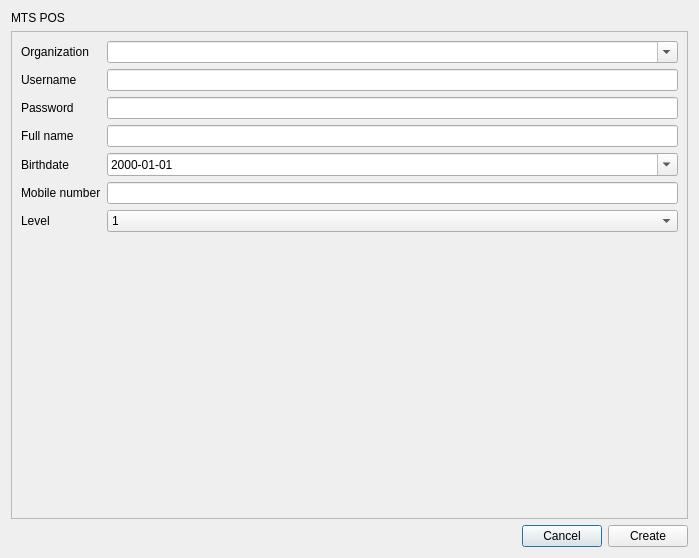
<?xml version="1.0" encoding="UTF-8"?>
<ui version="4.0">
 <class>DialogSignUp</class>
 <widget class="QDialog" name="DialogSignUp">
  <property name="geometry">
   <rect>
    <x>0</x>
    <y>0</y>
    <width>699</width>
    <height>558</height>
   </rect>
  </property>
  <property name="windowTitle">
   <string>Sign up</string>
  </property>
  <layout class="QVBoxLayout" name="verticalLayout">
   <item>
    <widget class="QLabel" name="label_6">
     <property name="sizePolicy">
      <sizepolicy hsizetype="Preferred" vsizetype="Fixed">
       <horstretch>0</horstretch>
       <verstretch>0</verstretch>
      </sizepolicy>
     </property>
     <property name="text">
      <string>MTS POS</string>
     </property>
    </widget>
   </item>
   <item>
    <widget class="QScrollArea" name="scrollArea">
     <property name="widgetResizable">
      <bool>true</bool>
     </property>
     <widget class="QWidget" name="scrollAreaWidgetContents">
      <property name="geometry">
       <rect>
        <x>0</x>
        <y>0</y>
        <width>679</width>
        <height>488</height>
       </rect>
      </property>
      <layout class="QFormLayout" name="formLayout">
       <item row="0" column="0">
        <widget class="QLabel" name="label_8">
         <property name="text">
          <string>Organization</string>
         </property>
        </widget>
       </item>
       <item row="0" column="1">
        <widget class="QComboBox" name="comboBoxOrganizationName">
         <property name="editable">
          <bool>true</bool>
         </property>
         <property name="maxVisibleItems">
          <number>2147483647</number>
         </property>
         <property name="insertPolicy">
          <enum>QComboBox::NoInsert</enum>
         </property>
        </widget>
       </item>
       <item row="1" column="0">
        <widget class="QLabel" name="label_3">
         <property name="text">
          <string>Username</string>
         </property>
        </widget>
       </item>
       <item row="1" column="1">
        <widget class="QLineEdit" name="lineEditUserName"/>
       </item>
       <item row="2" column="0">
        <widget class="QLabel" name="label_4">
         <property name="text">
          <string>Password</string>
         </property>
        </widget>
       </item>
       <item row="2" column="1">
        <widget class="QLineEdit" name="lineEditAccessCode"/>
       </item>
       <item row="3" column="0">
        <widget class="QLabel" name="label">
         <property name="text">
          <string>Full name</string>
         </property>
        </widget>
       </item>
       <item row="3" column="1">
        <widget class="QLineEdit" name="lineEditFullName"/>
       </item>
       <item row="4" column="0">
        <widget class="QLabel" name="label_5">
         <property name="text">
          <string>Birthdate</string>
         </property>
        </widget>
       </item>
       <item row="4" column="1">
        <widget class="QDateEdit" name="dateEditBirthDate">
         <property name="displayFormat">
          <string>yyyy-MM-dd</string>
         </property>
         <property name="calendarPopup">
          <bool>true</bool>
         </property>
        </widget>
       </item>
       <item row="5" column="0">
        <widget class="QLabel" name="label_2">
         <property name="text">
          <string>Mobile number</string>
         </property>
        </widget>
       </item>
       <item row="5" column="1">
        <widget class="QLineEdit" name="lineEditMobileNumber"/>
       </item>
       <item row="6" column="0">
        <widget class="QLabel" name="label_7">
         <property name="text">
          <string>Level</string>
         </property>
        </widget>
       </item>
       <item row="6" column="1">
        <widget class="QComboBox" name="comboBoxAccessLevel">
         <item>
          <property name="text">
           <string>1</string>
          </property>
         </item>
         <item>
          <property name="text">
           <string>2</string>
          </property>
         </item>
         <item>
          <property name="text">
           <string>3</string>
          </property>
         </item>
        </widget>
       </item>
      </layout>
     </widget>
    </widget>
   </item>
   <item>
    <layout class="QHBoxLayout" name="horizontalLayout">
     <item>
      <spacer name="horizontalSpacer">
       <property name="orientation">
        <enum>Qt::Horizontal</enum>
       </property>
       <property name="sizeHint" stdset="0">
        <size>
         <width>40</width>
         <height>20</height>
        </size>
       </property>
      </spacer>
     </item>
     <item>
      <widget class="QPushButton" name="pushButtonCancel">
       <property name="text">
        <string>Cancel</string>
       </property>
      </widget>
     </item>
     <item>
      <widget class="QPushButton" name="pushButtonCreate">
       <property name="text">
        <string>Create</string>
       </property>
      </widget>
     </item>
    </layout>
   </item>
  </layout>
 </widget>
 <tabstops>
  <tabstop>scrollArea</tabstop>
  <tabstop>lineEditFullName</tabstop>
  <tabstop>dateEditBirthDate</tabstop>
  <tabstop>lineEditMobileNumber</tabstop>
  <tabstop>lineEditUserName</tabstop>
  <tabstop>lineEditAccessCode</tabstop>
  <tabstop>comboBoxAccessLevel</tabstop>
  <tabstop>comboBoxOrganizationName</tabstop>
  <tabstop>pushButtonCancel</tabstop>
  <tabstop>pushButtonCreate</tabstop>
 </tabstops>
 <resources/>
 <connections/>
</ui>
